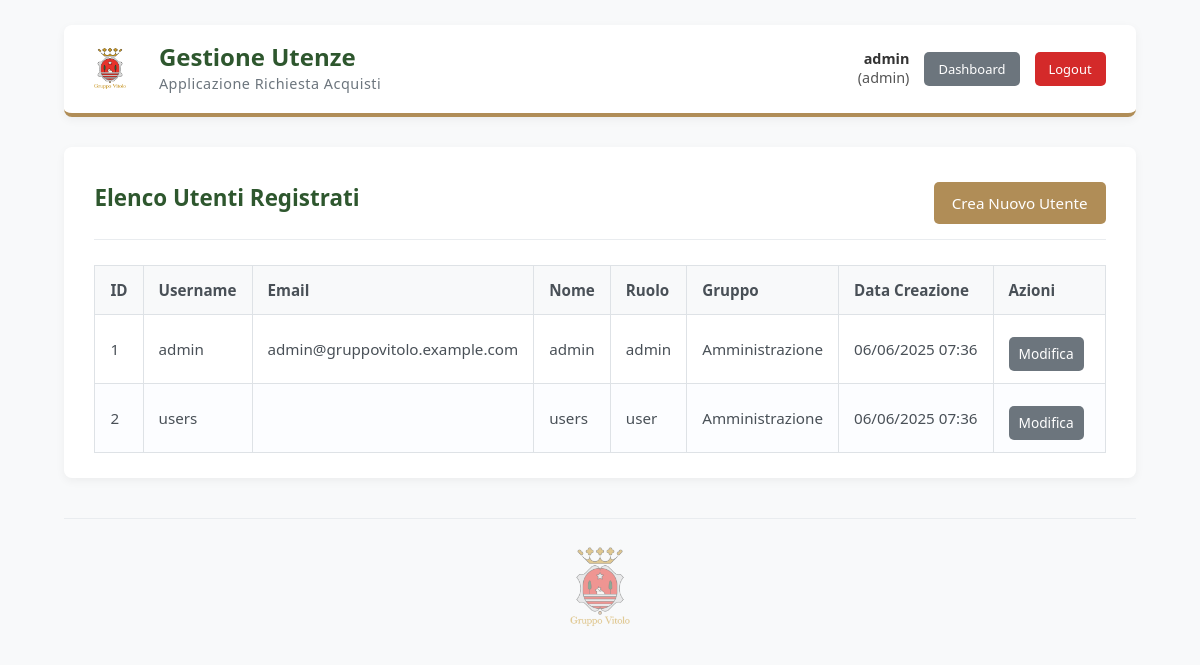
/gestioneutenze.php (signed in), run on the app's committed database.
### tables this page shows
CREATE TABLE IF NOT EXISTS `utenti` (
  `id` int(11) NOT NULL AUTO_INCREMENT,
  `username` varchar(50) NOT NULL,
  `email` varchar(100) DEFAULT NULL,
  `nome` varchar(150) DEFAULT NULL,
  `password_hash` varchar(255) NOT NULL,
  `ruolo` varchar(20) NOT NULL DEFAULT 'user',
  `gruppo_lavoro` varchar(50) DEFAULT NULL,
  `data_creazione` timestamp NOT NULL DEFAULT current_timestamp(),
  PRIMARY KEY (`id`),
  UNIQUE KEY `uq_username` (`username`),
  UNIQUE KEY `uq_email` (`email`)
);

### gestioneutenze.php (the view, shortened to what this page needs)
<?php
$username_display_gu = htmlspecialchars(isset($_SESSION['username']) ? $_SESSION['username'] : 'N/A');
$user_role_display_gu = htmlspecialchars(isset($_SESSION['ruolo']) ? $_SESSION['ruolo'] : 'N/A');
$db_host = 'localhost'; $db_user = 'root'; $db_pass = ''; $db_name = 'gruppo_vitolo_db';
$conn_gu = new mysqli($db_host, $db_user, $db_pass, $db_name);
$users_list = [];
$action = isset($_GET['action']) ? $_GET['action'] : 'list';
if ($conn_gu->connect_error) {
    error_log("[gestioneutenze.php] Errore connessione DB: " . $conn_gu->connect_error);
    $db_error_message = "Impossibile caricare i dati: errore di connessione al database.";
} else {
    $sql_users = "SELECT id, username, email, nome, ruolo, gruppo_lavoro, data_creazione FROM utenti ORDER BY username ASC";
    $result_users = $conn_gu->query($sql_users);
    if ($result_users) {
        while ($row = $result_users->fetch_assoc()) { $users_list[] = $row; }
    } else {
        error_log("[gestioneutenze.php] Errore query lista utenti: " . $conn_gu->error);
        $db_error_message = "Errore nel caricamento della lista utenti.";
    }
}
?>
<!DOCTYPE html>
<html lang="it">
<head>
    <link rel="stylesheet" href="style.css">
</head>
<body>
    <div class="page-outer-container">
        <header class="module-header">
            <div class="header-branding">
                <a href="dashboard.php" class="header-logo-link"><img src="logo.png" alt="Logo Gruppo Vitolo" class="logo"></a>
                <div class="header-titles">
                    <h1>Gestione Utenze</h1>
                    <h2>Applicazione Richiesta Acquisti</h2>
                </div>
            </div>
            <div class="user-session-controls">
                <div class="user-info">
                    <span><strong><?php echo $username_display_gu; ?></strong></span>
                    <span>(<?php echo $user_role_display_gu; ?>)</span>
                </div>
                <a href="dashboard.php" class="nav-link-button">Dashboard</a>
                <a href="logout.php" class="logout-button">Logout</a>
            </div>
        </header>
        <main class="module-content" id="gestione-utenze-content">
            <div class="app-section-header">
                <h2>Elenco Utenti Registrati</h2>
                <?php if ($action !== 'create_user' && $action !== 'edit'): ?>
                <div class="action-buttons">
                    <a href="gestioneutenze.php?action=create_user#user-form-anchor" class="admin-button">Crea Nuovo Utente</a>
                </div>
                <?php endif; ?>
            </div>
            <?php if ($action === 'list'): ?>
                <table class="users-table">
                    <thead>
                        <tr>
                            <th>ID</th><th>Username</th><th>Email</th><th>Nome</th><th>Ruolo</th><th>Gruppo</th><th>Data Creazione</th><th>Azioni</th>
                        </tr>
                    </thead>
                    <tbody>
                        <?php if (!empty($users_list)): ?>
                            <?php foreach ($users_list as $user): ?>
                                <tr>
                                    <td><?php echo htmlspecialchars($user['id']); ?></td>
                                    <td><?php echo htmlspecialchars($user['username']); ?></td>
                                    <td><?php echo htmlspecialchars(isset($user['email']) ? $user['email'] : '-'); ?></td>
                                    <td><?php echo htmlspecialchars(isset($user['nome']) ? $user['nome'] : '-'); ?></td>
                                    <td><?php echo htmlspecialchars($user['ruolo']); ?></td>
                                    <td><?php echo htmlspecialchars($user['gruppo_lavoro'] ?? '-'); ?></td>
                                    <td><?php echo htmlspecialchars(date('d/m/Y H:i', strtotime($user['data_creazione']))); ?></td>
                                    <td class="actions-cell">
                                        <a href="gestioneutenze.php?action=edit&id=<?php echo $user['id']; ?>#user-form-anchor" class="admin-button secondary">Modifica</a>
                                    </td>
                                </tr>
                            <?php endforeach; ?>
                        <?php else: ?>
                            <tr><td colspan="8" style="text-align:center; padding: 20px;">Nessun utente trovato nel sistema.</td></tr>
                        <?php endif; ?>
                    </tbody>
                </table>
            <?php endif; ?>
        </main>
        <footer class="footer-logo-area">
            <img src="logo.png" alt="Logo Gruppo Vitolo">
        </footer>
    </div>
</body>
</html>

### style.css (style rules this page uses)
html { box-sizing: border-box; scroll-behavior: smooth; }
*, *:before, *:after { box-sizing: inherit; }
body { background-color: #f8f9fa; color: #495057; font-family: 'Segoe UI', Tahoma, Geneva, Verdana, sans-serif; line-height: 1.6; margin: 0; padding: 0; display: flex; justify-content: center; align-items: flex-start; min-height: 100vh; overflow-y: auto; }
.header-branding { display: flex; align-items: center; gap: 18px; }
.header-branding .logo { max-height: 50px; display: block; }
.header-titles h1 { font-size: 1.6em; color: #2E572E; margin: 0; font-weight: 600; line-height: 1.2; }
.header-titles h2 { font-size: 0.95em; color: #6c757d; margin: 0; font-weight: 400; letter-spacing: 0.5px; }
.user-session-controls { text-align: right; font-size: 0.9em; color: #555; display: flex; align-items: center; gap: 15px; }
.user-session-controls .user-info { line-height: 1.4; text-align: right; }
.user-session-controls .user-info strong { font-weight: 600; color: #333; }
.user-session-controls .nav-link-button, .user-session-controls .logout-button { padding: 7px 14px; font-size: 0.9em; color: white !important; text-decoration: none; border-radius: 5px; transition: background-color 0.2s ease, transform 0.2s ease; font-weight: 500; white-space: nowrap; }
.user-session-controls .nav-link-button { background-color: #6c757d; }
.user-session-controls .logout-button { background-color: #D42A2A; }
.module-content, .dashboard-content-wrapper { background-color: #ffffff; padding: 25px 30px; border-radius: 8px; box-shadow: 0 3px 10px rgba(0,0,0,0.05); }
.app-section-header { display: flex; justify-content: space-between; align-items: center; margin-bottom: 25px; padding-bottom: 15px; border-bottom: 1px solid #e9ecef; }
.app-section-header h2 { font-size: 1.4em; color: #2E572E; margin: 0; font-weight: 600; }
.app-section-header .action-buttons a { margin-left: 10px; }
button[type="submit"], .admin-button, .action-button { background-color: #B08D57; color: white; padding: 10px 20px; border: none; border-radius: 5px; cursor: pointer; font-size: 1em; text-decoration: none; display: inline-block; transition: background-color 0.2s ease, transform 0.2s ease, box-shadow 0.2s ease; font-weight: 500; margin-top: 10px; text-align:center; }
.admin-button.secondary, .action-button.secondary { background-color: #6c757d; }
.users-table { width: 100%; border-collapse: collapse; margin-top: 20px; font-size: 0.95em; }
.users-table th, .users-table td { border: 1px solid #dee2e6; padding: 12px 15px; text-align: left; vertical-align: middle; }
.users-table th { background-color: #f8f9fa; color: #495057; font-weight: 600; }
.users-table tr:nth-child(even) { background-color: #fcfdff; }
.users-table .actions-cell a, .users-table .actions-cell form { margin-right: 6px; display: inline-block; }
.footer-logo-area { text-align: center; margin-top: 50px; padding-top: 30px; border-top: 1px solid #e9ecef; }
.footer-logo-area img { max-width: 60px; opacity: 0.5; }

### data on the page
utenti: id "1", username "admin", email "admin@gruppovitolo.example.com", nome "admin", ruolo "admin", gruppo_lavoro "Amministrazione", data_creazione "06/06/2025 07:36"
utenti: id "2", username "users", nome "users", ruolo "user", gruppo_lavoro "Amministrazione", data_creazione "06/06/2025 07:36"

### other printed values
$username_display_gu "admin"
$user_role_display_gu "admin"
